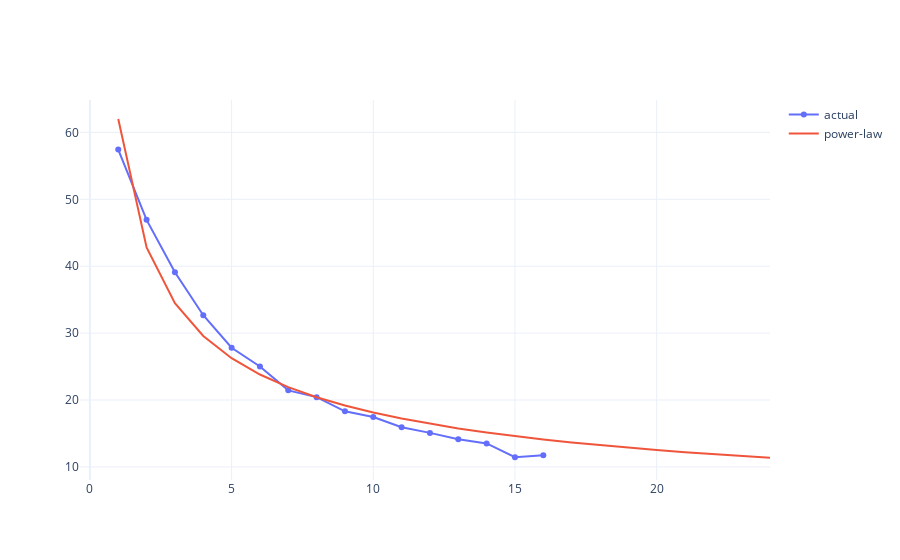

The notebook cell this image was saved under:
### Code cell
traces = [
    go.Scatter(name='actual', x=arr.index, y=arr),
    go.Scatter(name='power-law', x=x, y=power_fit)
]

fig = go.Figure(traces)

fig.show()

### Figure 1 — Plotly figure (JSON) as saved in the notebook; plotly's stock layout.template omitted (floating-point values rounded to 4 significant figures)
{"data": [{"name": "actual", "type": "scatter", "x": [1, 2, 3, 4, 5, 6, 7, 8, 9, 10, 11, 12, 13, 14, 15, 16], "y": [57.44, 46.93, 39.1, 32.68, 27.82, 25.02, 21.45, 20.43, 18.32, 17.46, 15.93, 15.09, 14.13, 13.51, 11.45, 11.74]}, {"name": "power-law", "type": "scatter", "x": [1, 2, 3, 4, 5, 6, 7, 8, 9, 10, 11, 12, 13, 14, 15, 16, 17, 18, 19, 20, 21, 22, 23, 24], "y": [62.01, 42.82, 34.48, 29.57, 26.25, 23.81, 21.93, 20.42, 19.18, 18.13, 17.23, 16.45, 15.76, 15.15, 14.6, 14.1, 13.65, 13.24, 12.87, 12.52, 12.2, 11.9, 11.62, 11.36]}], "layout": {}}
